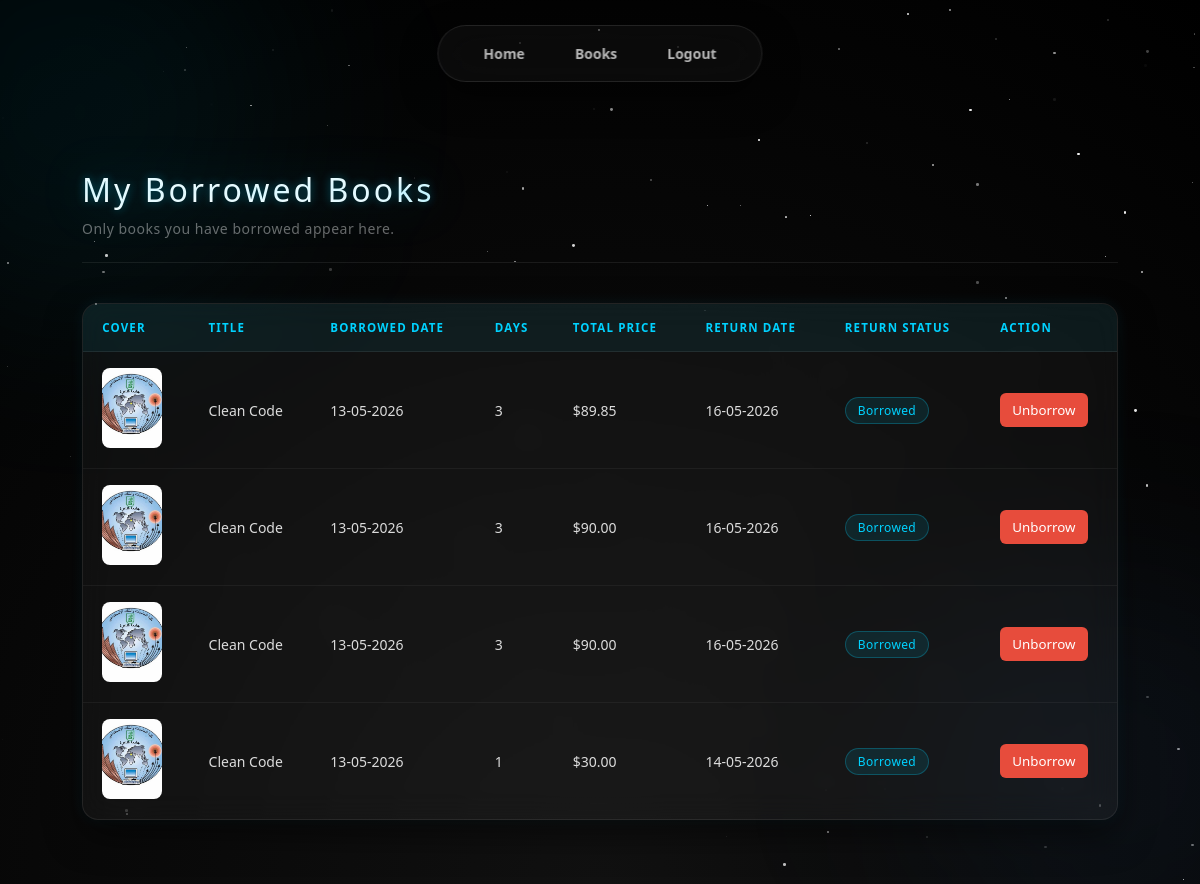
The page /my-borrowed/ (signed in) on the database as committed earlier.
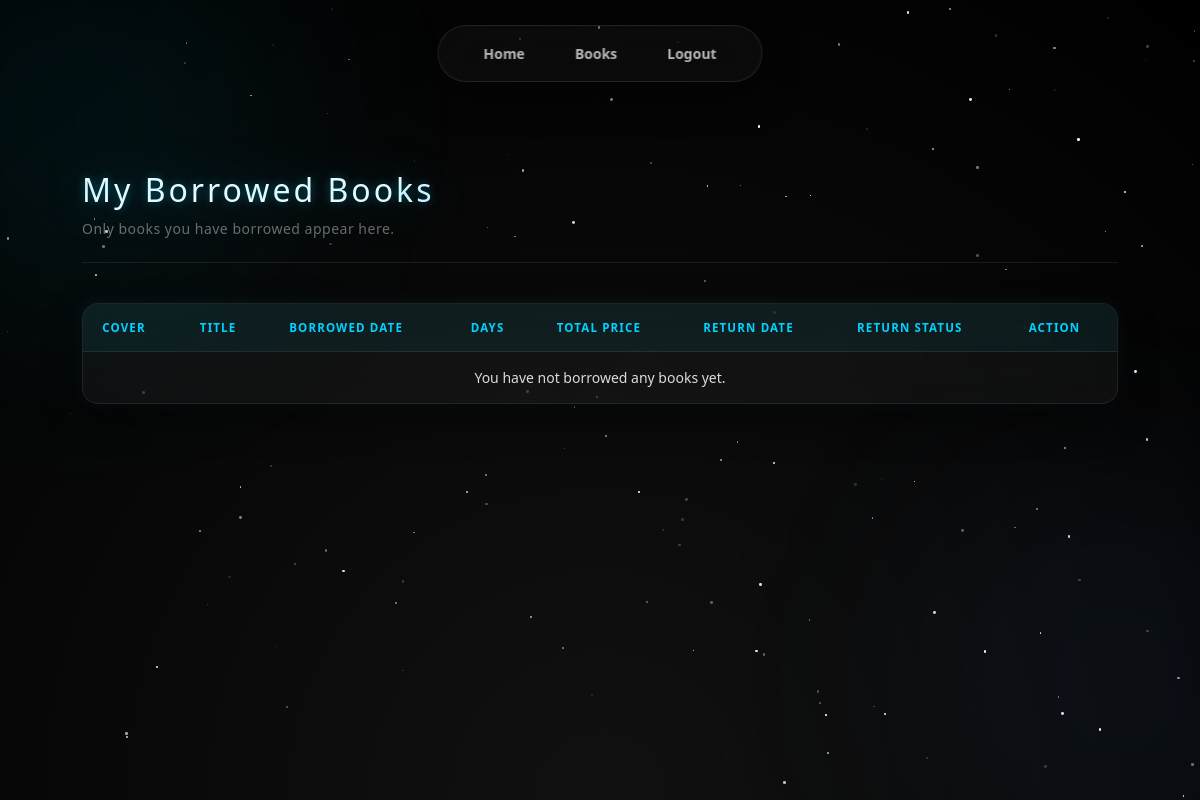
The same page on the database as committed later.
### books/models.py (models this page shows, shortened)
class Borrow(models.Model):
    user = models.ForeignKey(Signup, on_delete=models.CASCADE)
    book = models.ForeignKey(Book, on_delete=models.CASCADE)
    borrowed_date = models.DateTimeField(auto_now_add=True)
    return_date = models.DateTimeField(null=True, blank=True)
    is_returned = models.BooleanField(default=False)
    days = models.PositiveIntegerField()
    total_price = models.DecimalField(max_digits=10, decimal_places=2)

class Book(models.Model):
    title = models.CharField(max_length=200)
    author = models.CharField(max_length=100)
    category = models.CharField(max_length=100)
    published_date = models.DateField()
    description = models.TextField()
    image = models.ImageField(upload_to='books/')
    available = models.BooleanField(default=True)
    borrow_price_per_day = models.DecimalField(max_digits=10, decimal_places=2, default=0.00)

### users/views.py (the view)
# urls.py: path('my-borrowed/', views.my_borrowed_books, name='my_borrowed_books'),
def my_borrowed_books(request):
    if request.session.get('is_admin', False):
        return redirect('welcome')
    user_id = request.session.get('user_id')
    if not user_id:
        return redirect('login')
    borrowed = Borrow.objects.select_related('book').filter(user_id=user_id)
    return render(request, 'my_borrowed.html', {
        'borrowed_books': borrowed
    })

### templates/my_borrowed.html (shortened to what this page needs)
{% load static %}
<!DOCTYPE html>
<html lang="en">
<head>
    <link rel="stylesheet" href="{% static 'style/style2.css' %}" />
    <link rel="stylesheet" href="{% static 'style/style.css' %}" />
</head>
<body>
    <nav>
        <a href="{% url 'welcome' %}">Home</a>
        <a href="{% url 'books_list' %}">Books</a>
        <a href="{% url 'logout' %}">Logout</a>
    </nav>
    <main class="page">
        <div class="page-header">
            <h1>My Borrowed Books</h1>
            <p>Only books you have borrowed appear here.</p>
        </div>
        <div class="table-wrap">
            <table>
                <thead>
                    <tr>
                        <th>Cover</th>
                        <th>Title</th>
                        <th>Borrowed Date</th>
                        <th>Days</th>
                        <th>Total Price</th>
                        <th>Return Date</th>
                        <th>Return Status</th>
                        <th>Action</th>
                    </tr>
                </thead>
                <tbody>
                    {% for item in borrowed_books %}
                    <tr>
                        <td>
                            {% if item.book.image %}
                            <img src="{{ item.book.image.url }}" width="60" height="80" style="object-fit: cover; border-radius: 8px;" />
                            {% endif %}
                        </td>
                        <td>{{ item.book.title }}</td>
                        <td>{{ item.borrowed_date|date:'d-m-Y' }}</td>
                        <td>{{ item.days }}</td>
                        <td>${{ item.total_price }}</td>
                        <td>{% if item.return_date %}{{ item.return_date|date:'d-m-Y' }}{% else %}-{% endif %}</td>
                        <td>
                            {% if item.is_returned %}
                                <span class="badge badge-available">Returned</span>
                            {% else %}
                                <span class="badge badge-borrowed">Borrowed</span>
                            {% endif %}
                        </td>
                        <td>
                            {% if not item.is_returned %}
                                <form method="post" action="{% url 'unborrow_book' item.id %}" style="margin:0;">
                                    <button type="submit" style="background:#e74c3c; color:white; border:none; padding:8px 12px; border-radius:6px; cursor:pointer;">Unborrow</button>
                                </form>
                            {% else %}
                                -
                            {% endif %}
                        </td>
                    </tr>
                    {% empty %}
                    <tr>
                        <td colspan="8" style="text-align:center;">You have not borrowed any books yet.</td>
                    </tr>
                    {% endfor %}
                </tbody>
            </table>
        </div>
    </main>
</body>
</html>

Rows that differ between the two databases and show on the page:
removed Borrow: book.image (picture), book "Clean Code", borrowed_date "13-05-2026", days "3", total_price "89.85", return_date "16-05-2026", is_returned "Borrowed"
removed Borrow: book.image (picture), book "Clean Code", borrowed_date "13-05-2026", days "3", total_price "90.00", return_date "16-05-2026", is_returned "Borrowed"
removed Borrow: book.image (picture), book "Clean Code", borrowed_date "13-05-2026", days "3", total_price "90.00", return_date "16-05-2026", is_returned "Borrowed"
removed Borrow: book.image (picture), book "Clean Code", borrowed_date "13-05-2026", days "1", total_price "30.00", return_date "14-05-2026", is_returned "Borrowed"
Other text that changed with them:
text now shown: "You have not borrowed any books yet."
